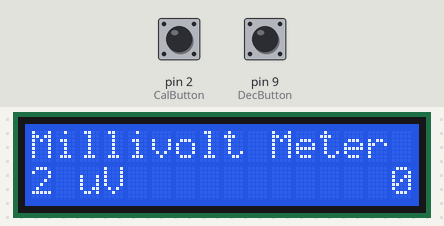
Simulated run of this sketch. Board: Arduino Nano, built with avr-gcc and run on an emulated ATmega328P. Shown: 16×2 character LCD. The test bench sets the inputs (shaded band); at power-on: pin 2 (CalButton) LOW, pin 9 (DecButton) HIGH. EEPROM starts erased.

Above: at 8.3 s.
8.4 s: pin 2 (CalButton) pulled HIGH for 0.9 s
At 9.9 s:
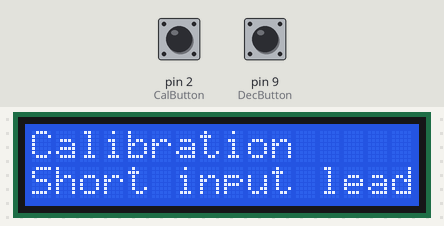
12.8 s: pin 9 (DecButton) pulled LOW for 3.2 s
At 17.9 s:
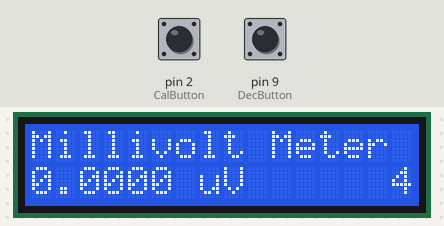
18.5 s: pin 9 (DecButton) pulled LOW for 3.2 s
At 23.2 s:
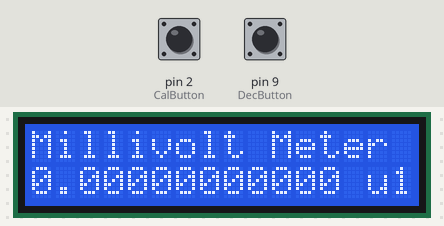
25.2 s: pin 9 (DecButton) pulled LOW for 0.9 s
At 28.4 s:
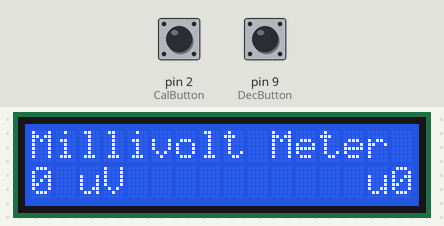
28.7 s: pin 2 (CalButton) pulled HIGH for 0.9 s
At 32.7 s:
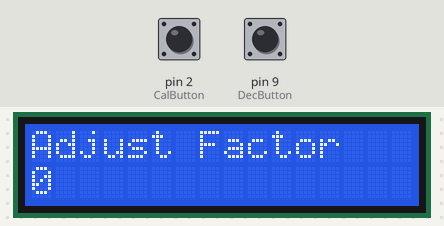
33.1 s: pin 2 (CalButton) pulled HIGH for 3.2 s
At 35.8 s:
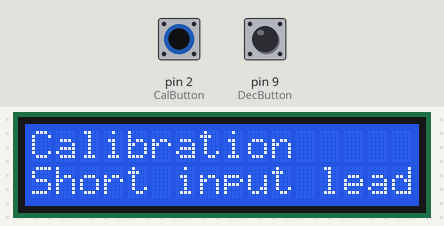
Timing chart, 0 to 37.3 s (numbered marks = the images above; inputs shaded):
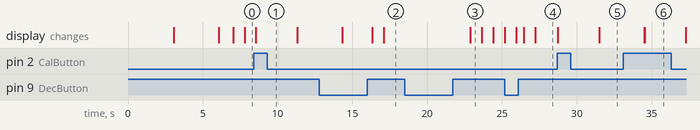

Measured:
- after the input at 8.4 s, the display: changes after 0.16 s (image 1)
- after the input at 18.5 s, the display: first changes after 4.4 s (image 3 shows a later state)
- after the input at 25.2 s, the display: first differs from a run without the input after 0.75 s (image 4 shows a later state)
- after the input at 28.7 s, the display: first changes at once (image 5 shows a later state)
- after the input at 33.1 s, the display: first differs from a run without the input after 1.4 s (image 6)
- what the display in image 3 shows lasts 0.8 s, from 22.9 s to 23.7 s

The sketch:

LTC2400_voltmeter_software_ver5.ino
```cpp
//SCULLCOM HOBBY ELECTRONICS
//MILLIVOLT METER USING LTC2400 24bit ADC CHIP
//Software version 5.00
//4.096 volt precision reference (ADR4540)
//
// LCD RS pin to digital pin 8
// LCD Enable pin to digital pin 7
// LCD D4 pin to digital pin 6
// LCD D5 pin to digital pin 5
// LCD D6 pin to digital pin 4
// LCD D7 pin to digital pin 3
// LCD R/W pin connect to ground

//LTC2400 SCK to digital pin 13
//LTC2400 SDO to digital pin 12
//LTC2400 CS  to digital pin 10

//Calibration button to digital pin 2

#include <SPI.h>                         //include SPI library (Serial Peripheral Interface)
#include <LiquidCrystal.h>               //include LCD library
#include <EEPROM.h>                      //include EEPROM library

LiquidCrystal lcd(8, 7, 6, 5, 4, 3);     //initialize the library with the numbers of the interface pins

const int LTC_CS = 10;                   //set ADC chip select pin to Arduino pin 10
const int CalButton = 2;                 //set calibration button to use D2
const int DecButton = 9;                 //set decimal places button to D9
long adcread;                            //reading from the ADC (LTC2400)
int CalSetup = 0;                        //calabration check
int DecPlaces = 0;
long cal;                                //calibration adjustment factor
float volt;                              //voltage reading
float v_ref = 4.096;                     //Reference Voltage used
String v;                                //string to select V, mV or uV on display
float trim = 0;                          //calibration error trim factor
const int samples = 4;                   //set number of sample readings to take
int ct = 190;                            //ADC converstion time (plus additional program loop time)
int d = 0;                               //integer that holds number of decimal places displayed on LCD
int dV = 6;                              //set number of displayed decimal places on Volt range
int dmV = 2;                             //set number of displayed decimal places on MilliVolt range
int duV = 0;                             //set number of displayed decimal places on MicroVolt range
int da = 0;                              //decimal places adjustment

long address = 0;                        //set EEPROM memory start address location

//***************************************************************************************************************
void setup() {

  pinMode (LTC_CS, OUTPUT);              //set LTC_CS (pin D10 on Arduino Nano) to OUTPUT mode
  digitalWrite(LTC_CS, HIGH);            //set LCT2400 chip select pin HIGH to disable

  SPI.begin();                           //initialise SPI bus
  SPI.setBitOrder(MSBFIRST);             //Sets the order of bits shifted out and in to SPI bus, MSBFIRST (most-significant bit first)
  SPI.setDataMode(SPI_MODE0);            //set SPI to Mode 0 (MOSI read on rising edge (CPLI=0) and SCK idle low (CPOL=0))
  SPI.setClockDivider(SPI_CLOCK_DIV16);  //divide Arduino clock by 16 to gave a 1 MHz SPI clock

  lcd.begin(16, 2);                      //set up the LCD's number of columns and rows
  lcd.setCursor(0,0);                    //set LCD cursor to column 0, row O (start of first line)
  lcd.print("    SCULLCOM");             //print SCULLCOM to display with 5 leading spaces (you can change to your own)
  lcd.setCursor(0,1);                    //set LCD cursor to column 0, row 1 (start of second line)
  lcd.print("Hobby Electronic");         //print Hobby Electronics to display (you can change to your own)
  delay(3000);                           //3000 mSec delay for intro display
  lcd.clear();                           //clear dislay
  lcd.setCursor(0,0);                    //set LCD cursor to column 0, row O (start of first line)

  cal = (EEPROMreadlong(address));       //read calibration factor from EEPROM

  lcd.print("EEPROM Cal Level");
  lcd.setCursor(0,1);
  lcd.print(cal);                        //Briefly show calibration factor stored in EEPROM at switch on
  delay(3000);
  lcd.clear();

  lcd.setCursor(0,0);                    //set LCD cursor to column 0, row O (start of first line)
  lcd.print("Millivolt Meter");          //print Millivolt Meter to display

  for (int i=0;i<5;i++) {                //disregard the first few readings from ADC as they seem unstable?
   Spi_Read();
   delay(ct);
       }
  }

//***************************************************************************************

void loop() {

  CalSetup=digitalRead(CalButton);       //check if calibration button pressed
  if(CalSetup==HIGH)                     //if calibration button pressed (taken high to +5v)
  {
    Cal_Adjust();                        //go to Calibration sub-routine
    } else {                             //if calibration button not pressed continue with main loop

  DecPlaces=digitalRead(DecButton);
  if(DecPlaces==LOW)
  {
    Dec_Places_Adj();
    delay(500);
    } else {
    lcd.setCursor(15,1);
    lcd.print(d);


    lcd.setCursor(0, 1);                 //set LCD cursor to Column 0 and Row 1 (second row of LCD, first column)


  int i;
  long sum = 0;
  for (i=0; i<(samples); i++)            //loop to take sample readings
  {
    adcread = Spi_Read();                //read data from LTC2400 ADC
    delay(ct);                           //allow ADC converstion time
    sum += adcread;                      //sum equals running total
    }

  sum = sum /samples;                    //calculate average by dividing total readings value by number of samples taken
  sum = sum>>4;                          //shift result 4 places to the right to remove lowest 4 bits (sub LSB's)
  sum = sum - (cal - trim);              //add calibration factor (and trim factor if used)

  volt = sum;                            //result changed to a float type and named volt (represents number with fractions)
  volt = volt * 10;                      //muliply voltage reading by x10 to adjust for input resistor divider network
  volt = volt * v_ref / (16777216);      //convert reading in to Volts ready for the display (max scale 24 bit number)


   if (volt <0.001)                      //check if voltage reading is below 0.001 volt
  {
  volt = volt * 1000000;                 //if so multiply reading by 1000000 and display as MicroVolt
  v = "uV";                              //if below 0.001 volt use letters uV on display after voltage reading
  d = duV;                               //set display decimal places

    } else if (volt <1){                 //check if voltage reading is below 1 volt
    volt = volt * 1000;                  //if below 1 volt multiply by 1000 and display as Millivolt
    v = "mV";                            //if below 1 volt use letters mV on display after voltage reading
    d = dmV;                             //set display decimal places

      } else {
      v = "V";                           //if 1 volt or higher use letter V on display after voltage reading
      d = dV;                            //set display characters to show V
    }
  d = d + da;                            //add decimal place display adjustment factor
  lcd.setCursor(0, 1);                   //set the LCD cursor to column 2, row 1 (second line of LCD display 3 positions in from left)
  lcd.print(volt,d);                     //print voltage as floating number to 6 decimal places
  lcd.print(" ");                        //add one blank space after voltage reading
  lcd.print(v);                          //print either uV, mV or V to LCD display (dependant on reading)
  lcd.print("    ");                     //add 4 blanking spaces to remove unwanted characters
     }
  }
}
 //***********************************************************************************************************************
long Spi_Read(void){                    //SPI(Serial Peripheral Interface) read sub-routine to read data form the LTC2400 ADC
                                        //and transfer 8 bits (1 byte) at a time - total of 4 bytes.
  long result = 0;                      //result represents rolling total of the bytes transferred
  long b;                               //b is result of reading ADC output bytes
  digitalWrite(LTC_CS, LOW);            //LTC2400 chip select pin taken low to allow data transfer from Adc
  delayMicroseconds(1);                 //timing delay but may not be required

  if (!(PINB & (1 << 4))) {             //check to see if ADC is ready


  b = SPI.transfer(0xff);               //transfer first byte most significant bits first.
  b &=0x0f;                             //discard first 4 status bits (bits 31 to 25) mask received data with binary 00001111
  result = b;                           //result after removing first 4 bits (replacing them with 0's)
  result <<= 8;                         //shift first byte left by 8 places
  b = SPI.transfer(0xff);               //transfer second byte most significant bits first.
  result |=b;                           //add second byte to first byte by using the OR function (now 12 bits)
  result = result<<8;                   //shift result left by 8 places
  b = SPI.transfer(0xff);               //transfer third byte most significant bits first.
  result |=b;                           //add third byte to result by using the OR function (now 20 bits)
  result = result<<8;                   //shift result left by 8 places
  b = SPI.transfer(0xff);               //transfer fourth byte most significant bits first.
  result |=b;                           //add fourth byte to result by using the OR function (now 28 bits)

  digitalWrite(LTC_CS, HIGH);           //LTC2400 chip select pin taken high disables ADC output.

  return(result);                       //return with result as the 28 bit data representing the voltage (including 4 sub LSB's)
  }
}
//****************************************************************************************************
long Cal_Adjust(void) {
  lcd.clear();
  lcd.setCursor(0,0);
  lcd.print("Calibration");
  lcd.setCursor(0,1);
  lcd.print("Short input lead");
  delay(2000);

  int i;
  long sum = 0;
  for (i=0; i<(samples); i++)           //loop to take sample readings
      {
    adcread = Spi_Read();               //read data from LTC2400 ADC
    delay(ct);
    sum += adcread;
    }

  sum = sum /samples;
  sum = sum>>4;                          //shift result 4 places to the right to remove lowest 4 bits
  cal = sum;
  lcd.clear();

  lcd.setCursor(0,0);
  lcd.print("Adjust Factor");
  lcd.setCursor(0,1);
  lcd.print(cal);
  delay(3000);
  lcd.clear();
  lcd.setCursor(0,0);
  lcd.print("Millivolt Meter");

  EEPROMwritelong(address,cal);          //store calibration factor in EEPROM
  }

//**************************************************************************************************************************
//Number of decimal places subroutine
   int Dec_Places_Adj(void) {
     da = da + 1;          //increment display decimal places by one
     if (d > 5) {          //reset to zero if decimal places greater than 6 on display
     da = 0;

     duV = 0;
     dmV = 0;
     dV = 0;

    lcd.setCursor(6,1);
    lcd.print("        ");  //8 spaces to clean up display
   }

   }
//*************************************************************************************************************************
//Routine to write a 4 byte (32 bit) long to EEPROM at specified addresses
void EEPROMwritelong(int address, long value)
    {
    byte four = (value & 0xFF);            //four = least significant byte
    byte three = ((value>>8) & 0xFF);
    byte two = ((value>>16) & 0xFF);
    byte one = ((value>>24) & 0xFF);       //one = most significant byte

    EEPROM.write(address, four);           //write the four bytes into EEPROM
    EEPROM.write(address +1, three);
    EEPROM.write(address +2, two);
    EEPROM.write(address +3, one);
    }

//routine to read back 4 bytes and return with (32 bit) long as value
long EEPROMreadlong(long address)
    {
      long four = EEPROM.read(address);    //read the 4 bytes from EEPROM
      long three = EEPROM.read(address + 1);
      long two = EEPROM.read(address + 2);
      long one = EEPROM.read(address + 3);
      return (four)+(three << 8)+(two << 16)+(one << 24);
    }
  //**************************************************************************************************
```
